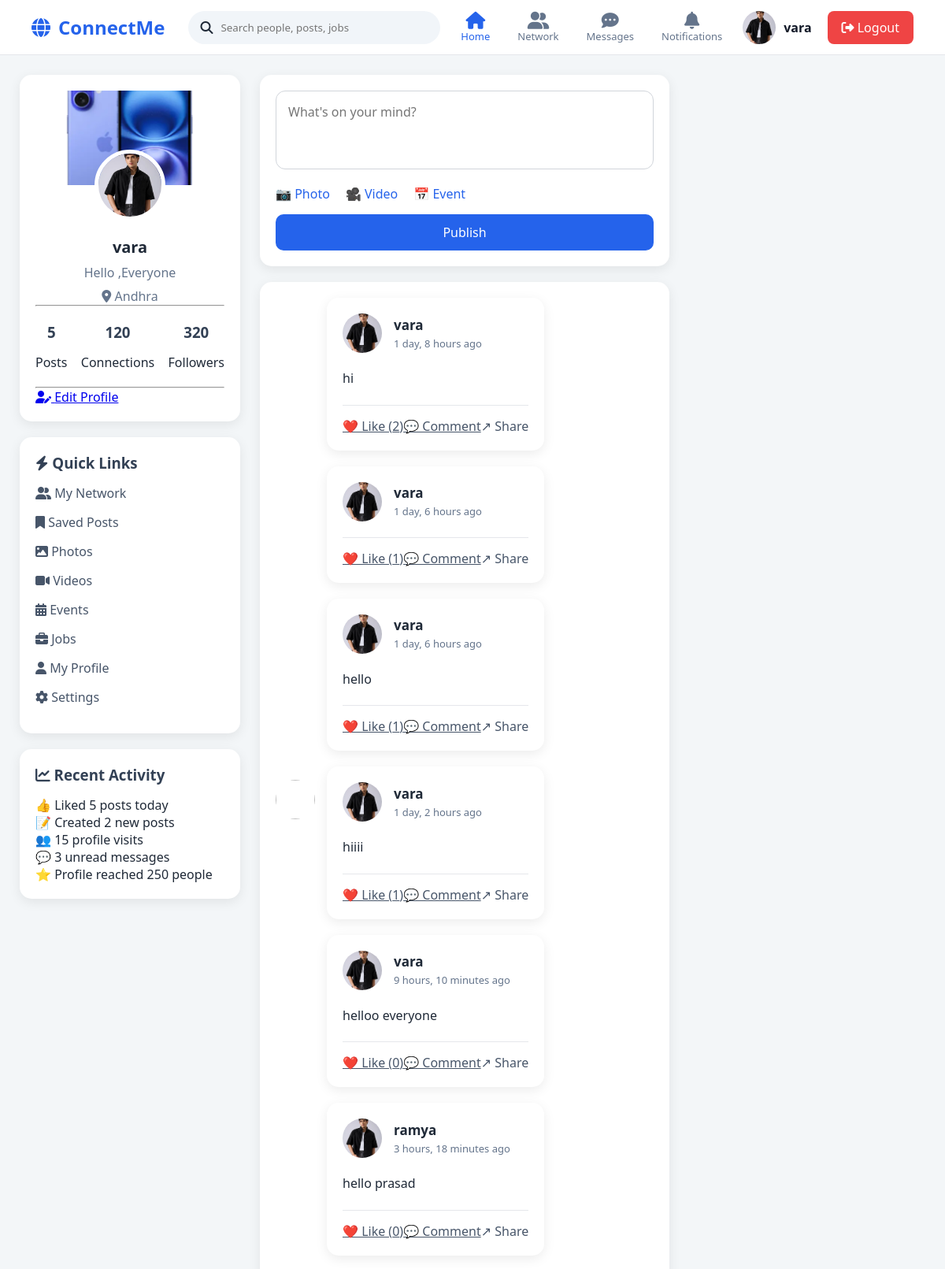
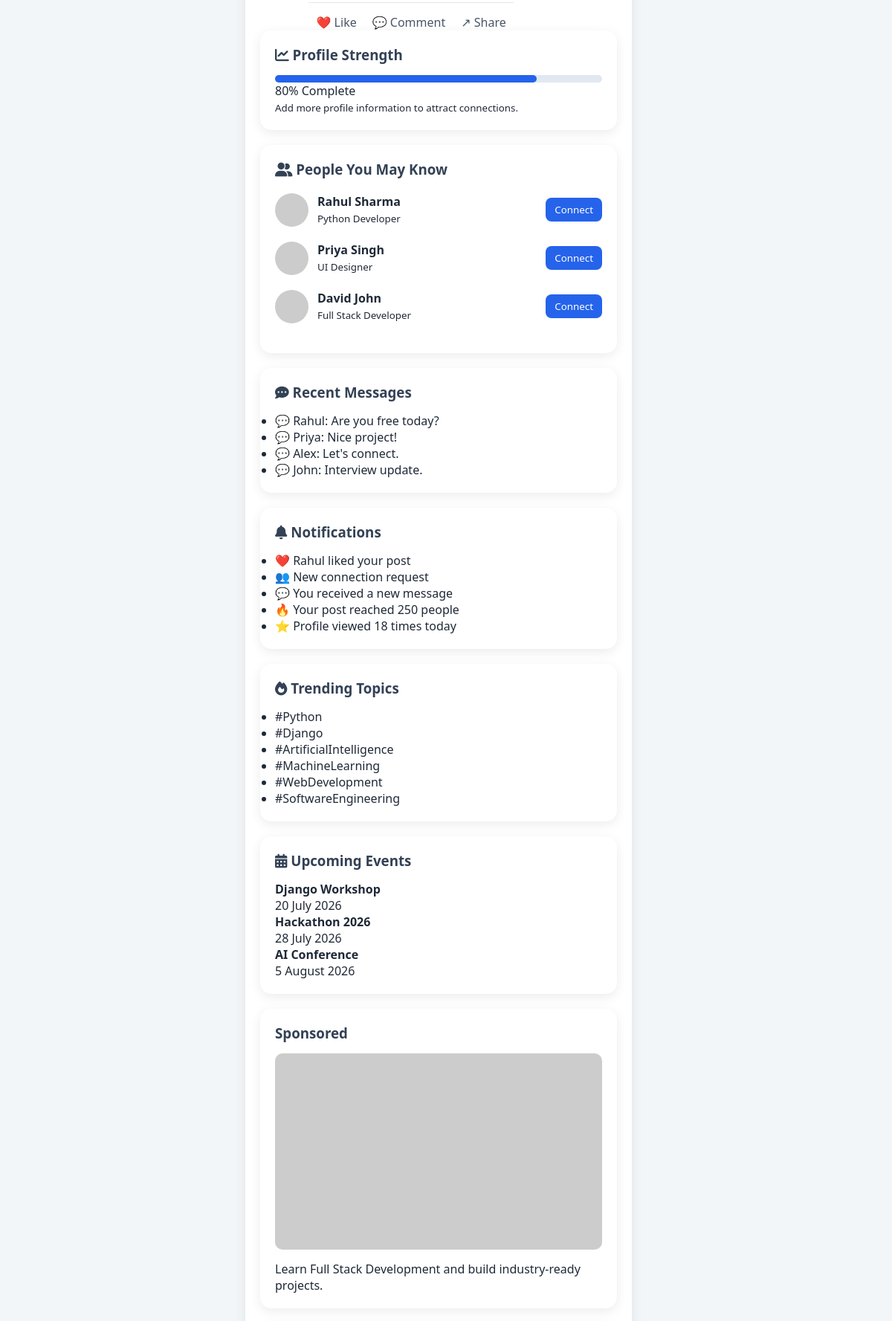
The app's page / (signed in, upper part) with its own data (2 pictures, top to bottom).
### social/models.py (models this page shows, shortened)
class Profile(models.Model):
    user = models.OneToOneField(
        User,
        on_delete=models.CASCADE
    )
    profession = models.CharField(max_length=100, blank=True)
    location = models.CharField(max_length=100, blank=True)
    website = models.URLField(blank=True)
    phone = models.CharField(max_length=20, blank=True)
    bio = models.TextField(blank=True)
    profile_picture = models.ImageField(
        upload_to="profiles/",
        blank=True,
        null=True
    )
    cover_photo = models.ImageField(
    upload_to="covers/",
    blank=True,
    null=True
)

class Post(models.Model):
    user = models.ForeignKey(User, on_delete=models.CASCADE)
    content = models.TextField()
    image = models.ImageField(upload_to="posts/", blank=True, null=True)
    likes = models.ManyToManyField(User, related_name="liked_posts", blank=True)
    created_at = models.DateTimeField(auto_now_add=True)

### social/views.py (the view)
# urls.py: path("", views.home, name="home"),
def home(request):
    posts = Post.objects.all()
    return render(request, 'home.html', {'posts': posts})

### ConnectMe/backend/social/templates/home.html (shortened to what this page needs)
{% load static %}
<!DOCTYPE html>
<html lang="en">
<head>
    <link rel="stylesheet" href="{% static 'css/home.css' %}">
    <link rel="stylesheet"
    href="https://cdnjs.cloudflare.com/ajax/libs/font-awesome/6.5.2/css/all.min.css">
</head>
<body>
<nav class="navbar">
    <div class="nav-left">
        <div class="logo">
            <i class="fa-solid fa-globe"></i>
            <span>ConnectMe</span>
        </div>
        <div class="search-box">
            <i class="fa-solid fa-magnifying-glass"></i>
            <input
                type="text"
                placeholder="Search people, posts, jobs">
        </div>
    </div>
    <div class="nav-center">
        <a href="#" class="active">
            <i class="fa-solid fa-house"></i>
            <span>Home</span>
        </a>
       <a href="{% url 'network' %}">
            <i class="fa-solid fa-user-group"></i>
            <span>Network</span>
        </a>
        <a href="{% url 'messages' %}">
            <i class="fa-solid fa-comment-dots"></i>
            <span>Messages</span>
        </a>
        <a href="{% url 'notifications' %}">
            <i class="fa-solid fa-bell"></i>
            <span>Notifications</span>
        </a>
    </div>
    <div class="nav-right">
        <a href="{% url 'edit_profile' %}" class="profile-link">
            {% if request.user.profile.profile_picture %}
                <img src="{{ request.user.profile.profile_picture.url }}">
            {% else %}
                <img src="{% static 'images/default (2).webp' %}">
            {% endif %}
            <span>{{ request.user.username }}</span>
        </a>
        <a href="{% url 'logout' %}" class="logout-btn">
            <i class="fa-solid fa-right-from-bracket"></i>
            Logout
        </a>
    </div>
</nav>
<div class="main-container">
<aside class="left-sidebar">
    <div class="card profile-card">
<div class="cover-photo">
    {% if request.user.profile.cover_photo %}
        <img src="{{ request.user.profile.cover_photo.url }}" alt="Cover">
    {% else %}
        <img src="{% static 'images/cover.webp' %}" alt="Cover">
    {% endif %}
</div>
        <div class="profile-image">
            {% if request.user.profile.profile_picture %}
                <img src="{{ request.user.profile.profile_picture.url }}">
            {% else %}
                <img src="{% static 'images/default (2).webp' %}">
            {% endif %}
        </div>
        <div class="profile-info">
            <h2>
                {% if request.user.first_name %}
                    {{ request.user.first_name }} {{ request.user.last_name }}
                {% else %}
                    {{ request.user.username }}
                {% endif %}
            </h2>
            <p class="designation">
                {{ request.user.profile.bio|default:"Software Developer" }}
            </p>
            <p class="location">
                <i class="fa-solid fa-location-dot"></i>
                {{ request.user.profile.location|default:"Hyderabad, India" }}
            </p>
        </div>
        <hr>
        <div class="profile-stats">
            <div>
                <h3>{{ request.user.post_set.count }}</h3>
                <span>Posts</span>
            </div>
            <div>
                <h3>120</h3>
                <span>Connections</span>
            </div>
            <div>
                <h3>320</h3>
                <span>Followers</span>
            </div>
        </div>
        <hr>
        <div class="profile-buttons">
            <a href="{% url 'edit_profile' %}" class="edit-btn">
                <i class="fa-solid fa-user-pen"></i>
                Edit Profile
            </a>
        </div>
    </div>
    <div class="card quick-links">
        <h3>
            <i class="fa-solid fa-bolt"></i>
            Quick Links
        </h3>
        <ul>
            <li>
                <a href="#">
                    <i class="fa-solid fa-user-group"></i>
                    My Network
                </a>
            </li>
            <li>
                <a href="#">
                    <i class="fa-solid fa-bookmark"></i>
                    Saved Posts
                </a>
            </li>
            <li>
                <a href="#">
                    <i class="fa-solid fa-image"></i>
                    Photos
                </a>
            </li>
            <li>
                <a href="#">
                    <i class="fa-solid fa-video"></i>
                    Videos
                </a>
            </li>
            <li>
                <a href="#">
                    <i class="fa-solid fa-calendar-days"></i>
                    Events
                </a>
            </li>
            <li>
                <a href="#">
                    <i class="fa-solid fa-briefcase"></i>
                    Jobs
                </a>
            </li>
            <li>
                <a href="#">
                    <i class="fa-solid fa-user"></i>
                    My Profile
                </a>
            </li>
            <li>
                <a href="#">
                    <i class="fa-solid fa-gear"></i>
                    Settings
                </a>
            </li>
        </ul>
    </div>
    <div class="card activity-card">
        <h3>
            <i class="fa-solid fa-chart-line"></i>
            Recent Activity
        </h3>
        <ul>
            <li>👍 Liked 5 posts today</li>
            <li>📝 Created 2 new posts</li>
            <li>👥 15 profile visits</li>
            <li>💬 3 unread messages</li>
            <li>⭐ Profile reached 250 people</li>
        </ul>
    </div>
</aside>
<div class="center-feed">
<form class="create-post"
      method="POST"
      action="{% url 'create_post_page' %}"
      enctype="multipart/form-data">
<textarea
name="content"
class="post-input"
placeholder="What's on your mind?"
required></textarea>
<div class="post-options">
<label class="post-option">
📷 Photo
</label>
<span class="post-option">🎥 Video</span>
<span class="post-option">📅 Event</span>
</div>
<button type="submit" class="publish-btn">
Publish
</button>
</form>
<div class="post-card">
<div class="post-header">
<img class="post-avatar">
<div class="post-user">
{% for post in posts %}
<div class="post-card">
<div class="post-header">
{% if post.user.profile.profile_picture %}
<img class="post-avatar"
src="{{ post.user.profile.profile_picture.url }}">
{% else %}
<img class="post-avatar"
src="{% static 'images/default (2).webp' %}">
{% endif %}
<div class="post-user">
<h3>{{ post.user.username }}</h3>
<span>
{{ post.created_at|timesince }} ago
</span>
</div>
</div>
<div class="post-content">
{{ post.content }}
</div>
<div class="post-actions">
<a href="{% url 'like_post' post.id %}" class="action-btn">
❤️ Like ({{ post.likes.count }})
</a>
<a href="{% url 'add_comment' post.id %}" class="action-btn">
💬 Comment
</a>
<div class="action-btn">
↗ Share
</div>
</div>
</div>
{% empty %}
<div class="post-card">
<h3>No posts yet.</h3>
</div>
{% endfor %}
<div class="post-actions">
<div class="action-btn like-btn">
❤️ Like
</div>
<div class="action-btn">
💬 Comment
</div>
<div class="action-btn">
↗ Share
</div>
</div>
</div>
</div>
<aside class="right-sidebar">
    <div class="card">
        <h3>
            <i class="fa-solid fa-chart-line"></i>
            Profile Strength
        </h3>
        <div class="progress-box">
            <div class="progress-bar">
                <div class="progress-fill"></div>
            </div>
            <p>80% Complete</p>
            <small>
                Add more profile information to attract connections.
            </small>
        </div>
    </div>
    <div class="card">
        <h3>
            <i class="fa-solid fa-user-group"></i>
            People You May Know
        </h3>
        <div class="suggestion">
            <img src="https://i.pravatar.cc/100?img=5">
            <div>
                <h4>Rahul Sharma</h4>
                <small>Python Developer</small>
            </div>
            <button class="connect-btn" onclick="connectUser(this)">
    Connect
</button>
        </div>
        <div class="suggestion">
            <img src="https://i.pravatar.cc/100?img=8">
            <div>
                <h4>Priya Singh</h4>
                <small>UI Designer</small>
            </div>
            <button class="connect-btn" onclick="connectUser(this)">
    Connect
</button>
        </div>
        <div class="suggestion">
            <img src="https://i.pravatar.cc/100?img=11">
            <div>
                <h4>David John</h4>
                <small>Full Stack Developer</small>
            </div>
           <button class="connect-btn" onclick="connectUser(this)">
    Connect
</button>
        </div>
    </div>
    <div class="card">
        <h3>
            <i class="fa-solid fa-comment-dots"></i>
            Recent Messages
        </h3>
        <ul class="message-list">
            <li>
                💬 Rahul: Are you free today?
            </li>
            <li>
                💬 Priya: Nice project!
            </li>
            <li>
                💬 Alex: Let's connect.
            </li>
            <li>
                💬 John: Interview update.
            </li>
        </ul>
    </div>
    <div class="card">
        <h3>
            <i class="fa-solid fa-bell"></i>
            Notifications
        </h3>
        <ul class="notification-list">
            <li>❤️ Rahul liked your post</li>
            <li>👥 New connection request</li>
            <li>💬 You received a new message</li>
            <li>🔥 Your post reached 250 people</li>
            <li>⭐ Profile viewed 18 times today</li>
        </ul>
    </div>
    <div class="card">
        <h3>
            <i class="fa-solid fa-fire"></i>
            Trending Topics
        </h3>
        <ul class="trending-list">
            <li>#Python</li>
            <li>#Django</li>
            <li>#ArtificialIntelligence</li>
            <li>#MachineLearning</li>
            <li>#WebDevelopment</li>
            <li>#SoftwareEngineering</li>
        </ul>
    </div>
    <div class="card">
        <h3>
            <i class="fa-solid fa-calendar-days"></i>
            Upcoming Events
        </h3>
        <div class="event">
            <strong>Django Workshop</strong>
            <p>20 July 2026</p>
        </div>
        <div class="event">
            <strong>Hackathon 2026</strong>
            <p>28 July 2026</p>
        </div>
        <div class="event">
            <strong>AI Conference</strong>
            <p>5 August 2026</p>
        </div>
    </div>
    <div class="card">
        <h3>
            Sponsored
        </h3>
        <img src="https://picsum.photos/300/180"
             style="width:100%;border-radius:10px;">
        <p style="margin-top:10px;">
            Learn Full Stack Development and build industry-ready projects.
        </p>
    </div>
</aside>

### static/css/home.css (style rules this page uses)
* { margin: 0; padding: 0; box-sizing: border-box; font-family: "Segoe UI", Arial, sans-serif; }
body { background: #f3f6f8; color: #1f2937; }
.navbar { height: 70px; background: #ffffff; display: flex; align-items: center; justify-content: space-between; padding: 0 40px; border-bottom: 1px solid #e5e7eb; position: sticky; top:0; z-index:100; }
.nav-left { display:flex; align-items:center; gap:30px; }
.logo { display:flex; align-items:center; gap:10px; font-size:24px; font-weight:700; color:#2563eb; }
.search-box { width:320px; background:#f1f5f9; padding:12px 15px; border-radius:25px; display:flex; align-items:center; gap:10px; }
.search-box input { border:none; outline:none; background:none; width:100%; }
.nav-center { display:flex; gap:35px; }
.nav-center a { text-decoration:none; color:#64748b; display:flex; flex-direction:column; align-items:center; font-size:13px; }
.nav-center a i { font-size:22px; }
.nav-center .active { color:#2563eb; }
.nav-right { display:flex; align-items:center; gap:20px; }
.profile-link { display:flex; align-items:center; gap:10px; text-decoration:none; color:#111827; font-weight:600; }
.profile-link img { width:42px; height:42px; border-radius:50%; object-fit:cover; }
.logout-btn { background:#ef4444; color:white; padding:10px 18px; border-radius:8px; text-decoration:none; }
.main-container { max-width:1400px; margin:25px auto; padding:0 25px; display:grid; grid-template-columns:280px minmax(400px,650px) 300px; gap:25px; align-items:start; }
.card, .create-post, .post-card { background:white; border-radius:15px; padding:20px; margin-bottom:20px; box-shadow:0 4px 15px rgba(0,0,0,.08); }
.cover-photo { height:120px; overflow:hidden; border-radius:12px; }
.cover-photo img { width:100%; height:100%; object-fit:cover; }
.profile-image { text-align:center; margin-top:-45px; }
.profile-image img { width:90px; height:90px; border-radius:50%; border:5px solid white; object-fit:cover; }
.profile-info { text-align:center; margin-top:15px; }
.profile-info h2 { font-size:20px; }
.designation { color:#64748b; margin:8px; }
.location { color:#64748b; }
.profile-stats { display:flex; justify-content:space-between; text-align:center; margin:20px 0; }
.profile-stats h3 { color:#2563eb; }
.quick-links ul, .activity-card ul { list-style:none; }
.quick-links li { margin:15px 0; }
.quick-links a { text-decoration:none; color:#475569; }
.post-input { width:100%; min-height:100px; resize:none; border:1px solid #d1d5db; border-radius:12px; padding:15px; font-size:16px; }
.post-options { display:flex; gap:20px; margin:15px 0; }
.post-option { color:#2563eb; cursor:pointer; }
.publish-btn { width:100%; padding:12px; background:#2563eb; color:white; border:none; border-radius:10px; font-size:16px; cursor:pointer; }
.post-header { display:flex; gap:15px; align-items:center; }
.post-avatar { width:50px; height:50px; border-radius:50%; object-fit:cover; }
.post-user h3 { font-size:17px; }
.post-user span { color:#64748b; font-size:13px; }
.post-content { margin:20px 0; font-size:16px; line-height:1.6; }
.post-actions { display:flex; justify-content:space-around; margin-top:15px; border-top:1px solid #e5e7eb; padding-top:15px; }
.action-btn { cursor:pointer; color:#475569; }
.card h3 { margin-bottom:15px; color:#334155; }
.progress-bar { height:10px; background:#e2e8f0; border-radius:10px; }
.progress-fill { width:80%; height:100%; background:#2563eb; border-radius:10px; }
.suggestion { display:flex; align-items:center; gap:12px; margin:20px 0; }
.suggestion img { width:45px; height:45px; border-radius:50%; }
.connect-btn { margin-left:auto; border:none; background:#2563eb; color:white; padding:7px 12px; border-radius:8px; cursor:pointer; }

### records on screen
Post: user.username "vara", created_at "1 day, 8 hours", content "hi", likes.count "2"
Post: user.username "vara", created_at "1 day, 6 hours", likes.count "1"
Post: user.username "vara", created_at "1 day, 6 hours", content "hello", likes.count "1"
Post: user.username "vara", created_at "1 day, 2 hours", content "hiiii", likes.count "1"
Post: user.username "vara", created_at "9 hours, 10 minutes", content "helloo everyone", likes.count "0"
Post: user.username "ramya", created_at "3 hours, 18 minutes", content "hello prasad", likes.count "0"

### other values on screen
{{ request.user.username }} "vara"
{{ request.user.profile.bio|default:"Software Developer" }} "Hello ,Everyone"
{{ request.user.profile.location|default:"Hyderabad, India" }} "Andhra"
{{ request.user.post_set.count }} "5"
